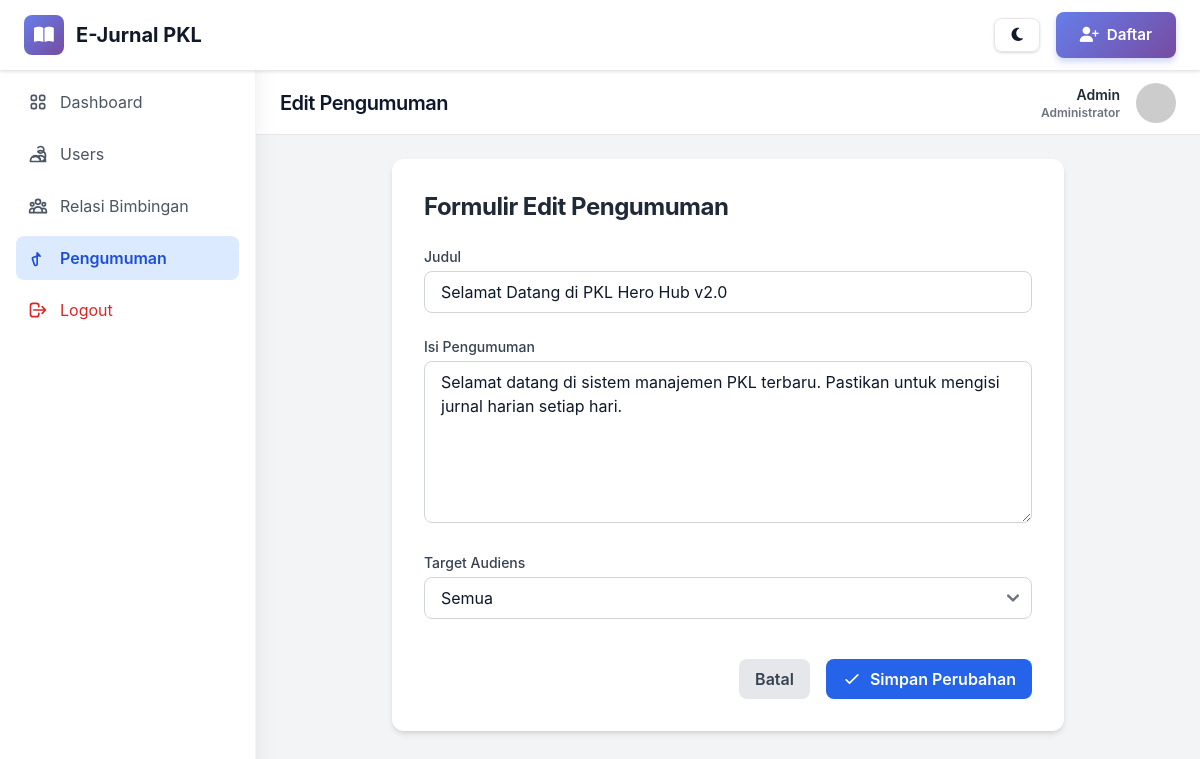
The page /public/admin/edit_pengumuman.php?id=1 (signed in) on the database its author committed.
### tables this page shows
CREATE TABLE pengumuman (
    id INT AUTO_INCREMENT PRIMARY KEY,
    judul VARCHAR(255) NOT NULL,
    isi TEXT NOT NULL,
    target_audien ENUM('all', 'siswa', 'pembimbing') NOT NULL,
    created_by INT NOT NULL,
    created_at TIMESTAMP DEFAULT CURRENT_TIMESTAMP,
    FOREIGN KEY (created_by) REFERENCES users(id) ON DELETE CASCADE
);

### public/admin/edit_pengumuman.php (the view, shortened to what this page needs)
<?php
include '../../app/_config/database.php';
$pengumuman_id = $_GET['id'] ?? null;
$stmt = $pdo->prepare("SELECT * FROM pengumuman WHERE id = ?");
$stmt->execute([$pengumuman_id]);
$pengumuman = $stmt->fetch(PDO::FETCH_ASSOC);
include '../../templates/header.php';
$user_name = $_SESSION['user_nama'] ?? 'Admin';
?>
<div class="min-h-screen bg-gray-100">
    <aside class="fixed inset-y-0 left-0 z-20 w-64 bg-white shadow-xl border-r border-gray-100 flex-col hidden sm:flex">
        <div class="flex h-16 items-center justify-center border-b border-gray-200">
            <a href="index.php" class="flex items-center gap-2 font-bold text-lg bg-gradient-to-r from-blue-600 to-indigo-600 bg-clip-text text-transparent">
                <div class="p-2 rounded-lg bg-gradient-to-br from-blue-600 to-indigo-600 text-white">
                </div>
                <span>E-Jurnal</span>
            </a>
        </div>
        <nav class="flex-1 p-4 space-y-2">
            <a href="index.php" class="flex items-center gap-3 rounded-lg px-3 py-2.5 text-gray-600 hover:bg-gray-100 hover:text-gray-900 transition-all duration-200">
                Dashboard
            </a>
            <a href="users_manage.php" class="flex items-center gap-3 rounded-lg px-3 py-2.5 text-gray-600 hover:bg-gray-100 hover:text-gray-900 transition-all duration-200">
                 <svg class="h-5 w-5" fill="none" viewBox="0 0 24 24" stroke="currentColor"><path stroke-linecap="round" stroke-linejoin="round" stroke-width="2" d="M12 4.354a4 4 0 110 5.292M15 21H3v-1a6 6 0 0112 0v1zm0 0h6v-1a6 6 0 00-9-5.197M15 21a6 6 0 00-9-5.197M15 21a6 6 0 006-6v-1a6 6 0 00-9-5.197" /></svg>
                Users
            </a>
            <a href="manage_relasi.php" class="flex items-center gap-3 rounded-lg px-3 py-2.5 text-gray-600 hover:bg-gray-100 hover:text-gray-900 transition-all duration-200">
                Relasi Bimbingan
            </a>
            <a href="pengumuman_manage.php" class="flex items-center gap-3 rounded-lg bg-blue-100 text-blue-700 px-3 py-2.5 font-semibold">
                <svg class="h-5 w-5" fill="none" viewBox="0 0 24 24" stroke="currentColor"><path stroke-linecap="round" stroke-linejoin="round" stroke-width="2" d="M11 5.882V19.24a1.76 1.76 0 01-3.417.592l-2.144-6.363a1.76 1.76 0 01.592-2.145l6.364-2.144a1.76 1.76 0 012.144.592z" /></svg>
                Pengumuman
            </a>
            <a href="../logout.php" class="flex items-center gap-3 rounded-lg px-3 py-2.5 text-red-600 hover:bg-red-50 mt-auto transition-all duration-200">
                <svg class="h-5 w-5" fill="none" viewBox="0 0 24 24" stroke="currentColor"><path stroke-linecap="round" stroke-linejoin="round" stroke-width="2" d="M17 16l4-4m0 0l-4-4m4 4H7m6 4v1a3 3 0 01-3 3H6a3 3 0 01-3-3V7a3 3 0 013-3h4a3 3 0 013 3v1" /></svg>
                Logout
            </a>
        </nav>
    </aside>
    <div class="flex flex-col sm:ml-64">
         <header class="sticky top-0 z-10 flex h-16 items-center justify-between border-b bg-white px-6">
            <h1 class="text-xl font-semibold">Edit Pengumuman</h1>
            <div class="flex items-center gap-4">
                <div class="font-semibold text-right">
                     <div class="text-sm text-gray-800"><?php echo htmlspecialchars($user_name); ?></div>
                    <div class="text-xs text-gray-500">Administrator</div>
                </div>
                <img class="h-10 w-10 rounded-full object-cover" src="https://ui-avatars.com/api/?name=<?php echo urlencode($user_name); ?>&background=random&color=fff" alt="User Avatar">
            </div>
        </header>
        <main class="flex-1 p-6">
            <div class="max-w-2xl mx-auto bg-white p-8 rounded-xl shadow-md">
                <h2 class="text-2xl font-bold text-gray-800 mb-6">Formulir Edit Pengumuman</h2>
                <form method="POST" action="edit_pengumuman.php?id=<?php echo $pengumuman['id']; ?>" class="space-y-6">
                    <div>
                        <label for="judul" class="block text-sm font-medium text-gray-700 mb-1">Judul</label>
                        <input type="text" id="judul" name="judul" value="<?php echo htmlspecialchars($pengumuman['judul']); ?>" class="w-full px-4 py-2 border border-gray-300 rounded-lg focus:ring-blue-500 focus:border-blue-500" required>
                    </div>
                    <div>
                        <label for="isi" class="block text-sm font-medium text-gray-700 mb-1">Isi Pengumuman</label>
                        <textarea id="isi" name="isi" rows="6" class="w-full px-4 py-2 border border-gray-300 rounded-lg focus:ring-blue-500 focus:border-blue-500" required><?php echo htmlspecialchars($pengumuman['isi']); ?></textarea>
                    </div>
                    <div>
                        <label for="target_audien" class="block text-sm font-medium text-gray-700 mb-1">Target Audiens</label>
                        <select id="target_audien" name="target_audien" class="w-full px-4 py-2 border border-gray-300 rounded-lg focus:ring-blue-500 focus:border-blue-500" required>
                            <option value="all" <?php echo ($pengumuman['target_audien'] === 'all') ? 'selected' : ''; ?>>Semua</option>
                        </select>
                    </div>
                    <div class="flex items-center justify-end space-x-4 pt-4">
                        <a href="pengumuman_manage.php" class="bg-gray-200 text-gray-700 font-semibold py-2 px-4 rounded-lg hover:bg-gray-300 transition-all">Batal</a>
                        <button type="submit" class="bg-blue-600 text-white font-semibold py-2 px-4 rounded-lg hover:bg-blue-700 transition-all flex items-center gap-2">
                             <svg class="h-5 w-5" fill="none" viewBox="0 0 24 24" stroke="currentColor"><path stroke-linecap="round" stroke-linejoin="round" stroke-width="2" d="M5 13l4 4L19 7" /></svg>
                            <span>Simpan Perubahan</span>
                        </button>
                    </div>
                </form>
            </div>
        </main>
    </div>
</div>
<?php include '../../templates/footer.php'; ?>

### public/assets/css/premium.css (style rules this page uses)
:root { --gradient-primary: linear-gradient(135deg, #667eea 0%, #764ba2 100%); --gradient-primary-alt: linear-gradient(135deg, #5568d3 0%, #6b3fa1 100%); --gradient-secondary: linear-gradient(135deg, #f093fb 0%, #f5576c 100%); --gradient-success: linear-gradient(135deg, #10b981 0%, #059669 100%); --gradient-warning: linear-gradient(135deg, #f59e0b 0%, #d97706 100%); --gradient-danger: linear-gradient(135deg, #ef4444 0%, #dc2626 100%); --gradient-info: linear-gradient(135deg, #3b82f6 0%, #1e40af 100%); --primary: #667eea; --primary-dark: #5568d3; --primary-light: #8b9eed; --secondary: #764ba2; --success: #10b981; --success-dark: #059669; --warning: #f59e0b; --danger: #ef4444; --info: #3b82f6; --gray-50: #f9fafb; --gray-100: #f3f4f6; --gray-200: #e5e7eb; --gray-300: #d1d5db; --gray-400: #9ca3af; --gray-500: #6b7280; --gray-600: #4b5563; --gray-700: #374151; --gray-800: #1f2937; --gray-900: #111827; --shadow-xs: 0 1px 2px 0 rgba(0, 0, 0, 0.05); --shadow-sm: 0 1px 3px 0 rgba(0, 0, 0, 0.1), 0 1px 2px 0 rgba(0, 0, 0, 0.06); --shadow-md: 0 4px 6px -1px rgba(0, 0, 0, 0.1), 0 2px 4px -1px rgba(0, 0, 0, 0.06); --shadow-lg: 0 10px 15px -3px rgba(0, 0, 0, 0.1), 0 4px 6px -2px rgba(0, 0, 0, 0.05); --shadow-xl: 0 20px 25px -5px rgba(0, 0, 0, 0.1), 0 10px 10px -5px rgba(0, 0, 0, 0.04); --shadow-2xl: 0 25px 50px -12px rgba(0, 0, 0, 0.25); --backdrop-blur: blur(8px); --z-dropdown: 1000; --z-sticky: 1020; --z-fixed: 1030; --z-modal-backdrop: 1040; --z-modal: 1050; --z-popover: 1060; --z-tooltip: 1070; }
* { transition-property: background-color, border-color, color, fill, stroke, opacity, box-shadow, transform, filter, backdrop-filter; transition-timing-function: cubic-bezier(0.4, 0, 0.2, 1); transition-duration: 150ms; }
html { scroll-behavior: smooth; scroll-padding-top: 80px; }
body { font-family: -apple-system, BlinkMacSystemFont, 'Segoe UI', 'Helvetica Neue', sans-serif; background: linear-gradient(135deg, var(--gray-50) 0%, var(--gray-100) 100%); color: var(--gray-900); line-height: 1.6; }
h1, h2, h3, h4, h5, h6 { font-weight: 700; line-height: 1.2; letter-spacing: -0.5px; }
a { color: var(--primary); text-decoration: none; transition: all 150ms cubic-bezier(0.4, 0, 0.2, 1); }

### public/assets/css/modern.css (style rules this page uses)
:root { --primary: #667eea; --primary-dark: #5568d3; --secondary: #764ba2; --success: #10b981; --warning: #f59e0b; --danger: #ef4444; --info: #3b82f6; }
* { transition-property: background-color, border-color, color, fill, stroke, opacity, box-shadow, transform, filter, backdrop-filter; transition-timing-function: cubic-bezier(0.4, 0, 0.2, 1); transition-duration: 150ms; }
html { scroll-behavior: smooth; }
body { font-family: -apple-system, BlinkMacSystemFont, 'Segoe UI', Roboto, 'Helvetica Neue', Arial, sans-serif; }
input[type="text"], input[type="email"], input[type="password"], input[type="number"], textarea, select { transition: all 0.3s ease; }
a { @apply no-underline; }

### templates/header.php (style rules this page uses)
:root { --primary: #667eea; --primary-dark: #5568d3; --secondary: #764ba2; --success: #10b981; --warning: #f59e0b; --danger: #ef4444; }
* { transition-property: background-color, border-color, color, fill, stroke, opacity, box-shadow, transform, filter, backdrop-filter; transition-timing-function: cubic-bezier(0.4, 0, 0.2, 1); transition-duration: 150ms; }
body { font-family: -apple-system, BlinkMacSystemFont, 'Segoe UI', Roboto, 'Helvetica Neue', Arial, sans-serif; }

### rows shown on the page
pengumuman: judul "Selamat Datang di PKL Hero Hub v2.0", isi "Selamat datang di sistem manajemen PKL terbaru. Pastikan untuk mengisi jurnal harian setiap hari.", target_audien "Semua"

### other values the page prints
$user_name "Admin"
